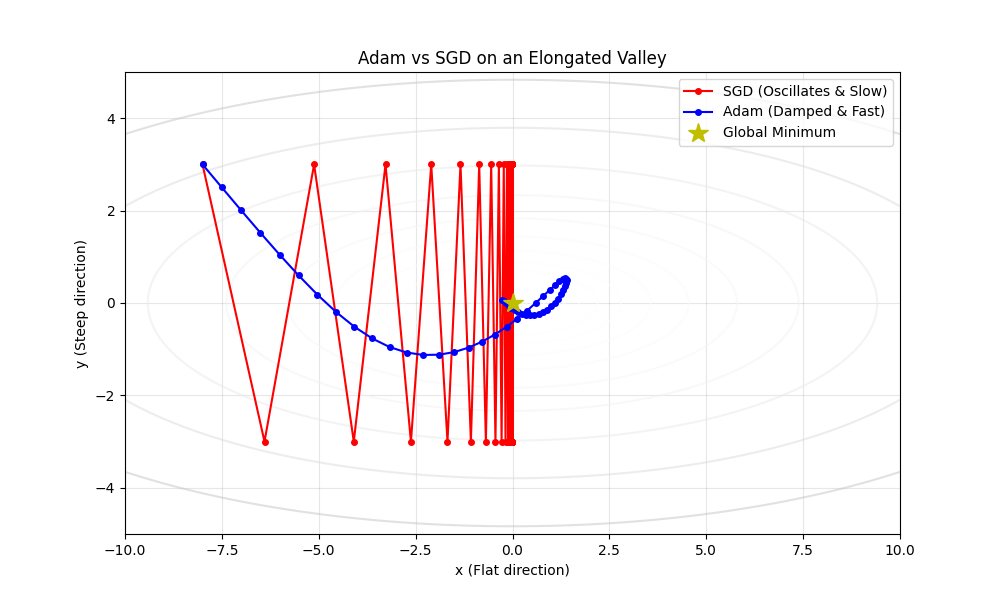

Generate this figure with Python:
import numpy as np
import matplotlib.pyplot as plt

# Define a 2D elongated quadratic valley (f(x,y) = x^2 + 10y^2)
def loss_function(x, y):
    return x**2 + 10 * y**2

# True gradients for the function
def gradients(x, y):
    return np.array([2*x, 20*y])

# Simulation parameters
start_point = np.array([-8.0, 3.0])
iterations = 50
alpha = 0.5 # Learning rate

# --- Standard SGD ---
sgd_path = [start_point]
theta = start_point.copy()
for _ in range(iterations):
    grad = gradients(theta[0], theta[1])
    theta = theta - (alpha / 5) * grad # Scaled down alpha so it doesn't explode
    sgd_path.append(theta.copy())

# --- Adam Optimizer ---
adam_path = [start_point]
theta = start_point.copy()
m = np.zeros(2)
v = np.zeros(2)
beta1, beta2, epsilon = 0.9, 0.999, 1e-8

for t in range(1, iterations + 1):
    grad = gradients(theta[0], theta[1])
    
    m = beta1 * m + (1 - beta1) * grad          # 1st moment
    v = beta2 * v + (1 - beta2) * (grad**2)     # 2nd moment
    
    m_hat = m / (1 - beta1**t)                  # Bias correction
    v_hat = v / (1 - beta2**t)
    
    theta = theta - alpha * (m_hat / (np.sqrt(v_hat) + epsilon))
    adam_path.append(theta.copy())

# --- Plotting ---
sgd_path = np.array(sgd_path)
adam_path = np.array(adam_path)

x, y = np.meshgrid(np.linspace(-10, 10, 100), np.linspace(-5, 5, 100))
z = loss_function(x, y)

plt.figure(figsize=(10, 6))
plt.contour(x, y, z, levels=np.logspace(-1, 3, 20), cmap='gray_r', alpha=0.5)
plt.plot(sgd_path[:, 0], sgd_path[:, 1], 'ro-', label='SGD (Oscillates & Slow)', markersize=4)
plt.plot(adam_path[:, 0], adam_path[:, 1], 'bo-', label='Adam (Damped & Fast)', markersize=4)
plt.plot(0, 0, 'y*', markersize=15, label='Global Minimum')

plt.title("Adam vs SGD on an Elongated Valley")
plt.xlabel("x (Flat direction)")
plt.ylabel("y (Steep direction)")
plt.legend()
plt.grid(True, alpha=0.3)
plt.show()
